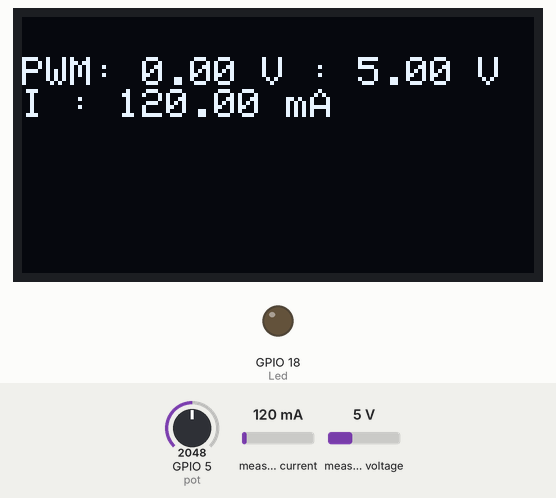
Bench run of a program on a simulated ESP32. Parts: 128×64 one-colour display, output pins drawn as LEDs (lit = HIGH). Inputs (shaded band) come from the test bench; at power-on: measured current 120 mA, GPIO 5 (pot) = 2048, measured voltage 5 V. WiFi joins after 1.5 s; servers stay silent unless stated; what the program prints to the serial monitor is not drawn.

Above: at 2.7 s.
2.8 s: measured current set to 40 mA
At 4.0 s:
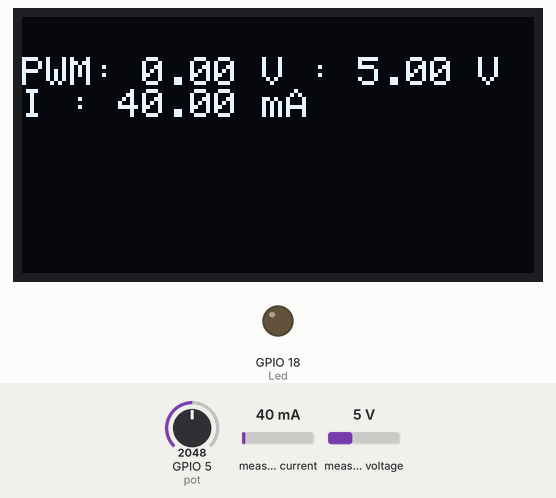
4.3 s: GPIO 5 (pot) set to 3960
5.8 s: GPIO 5 (pot) set to 4055
At 6.4 s:
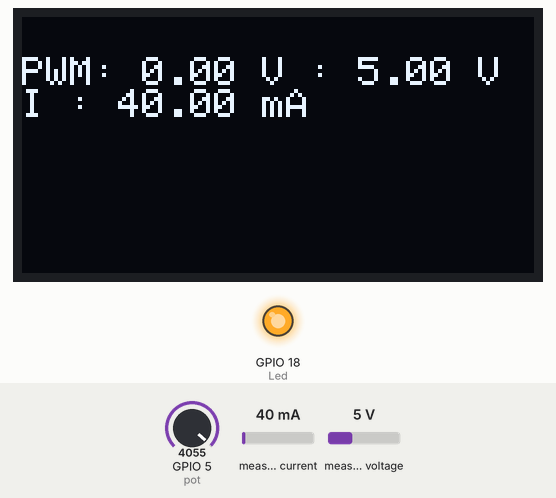
7.3 s: measured voltage set to 0.3 V
At 8.2 s:
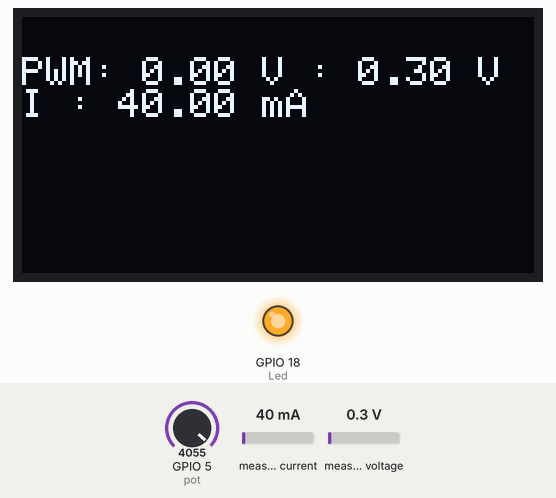
8.8 s: measured current set to 500 mA
At 9.9 s:
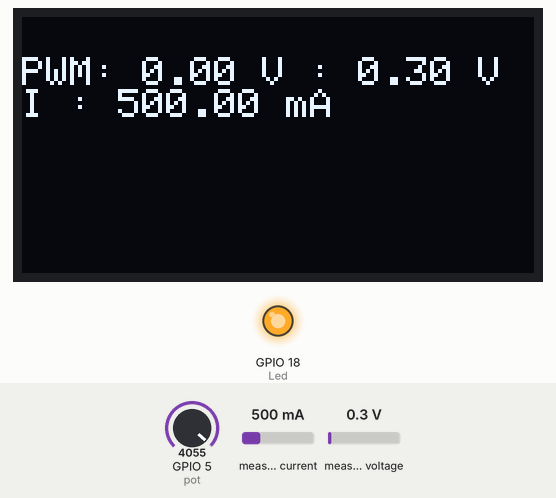
10.3 s: measured voltage set to 3.8 V
At 11.7 s:
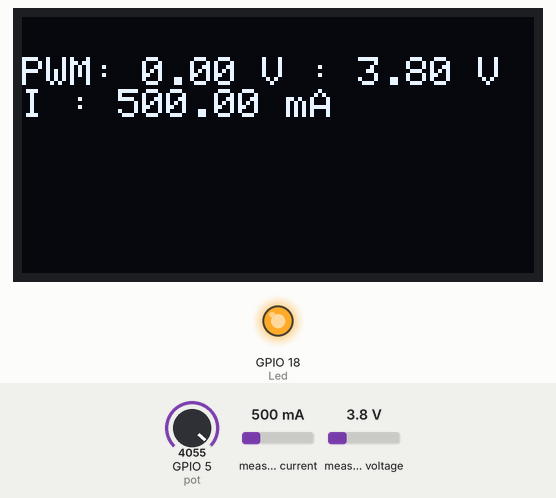
Timing chart, 0 to 12.8 s (numbered marks = the images above; inputs shaded):
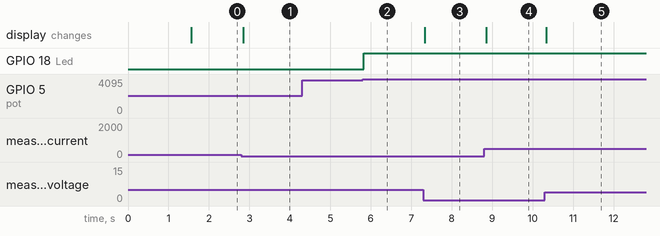

The program:

main.cpp
```cpp
#include <Arduino.h>
#include <WiFi.h>
#include <HTTPClient.h>
#include <Wire.h>
#include <Adafruit_INA219.h>
#include <Adafruit_GFX.h>
#include <Adafruit_SSD1306.h>

Adafruit_SSD1306 display(128, 64, &Wire, -1);
Adafruit_INA219 ina219;

const char* ssid = "NARUTO SEASON 7 JANUARY";
const char* password = "bapaknyadevfor";

String apiKey = "WOJ0EOBP3PLF5011";

const unsigned long intervalThingspeak = 20000;
unsigned long lastSend = 0;

const int pot = 5;
const int Led = 18;

void setup() {
  Serial.begin(115200);
  display.begin(SSD1306_SWITCHCAPVCC, 0x3C);
  pinMode(pot, INPUT);
  Wire.begin();
  ina219.begin();
  pinMode(Led, OUTPUT);
  Serial.print("Koneksi WiFi");
  WiFi.mode(WIFI_STA);
  WiFi.begin(ssid, password);
  while (WiFi.status() != WL_CONNECTED) {
    delay(500);
    Serial.print(".");
  }
  Serial.println("\nWiFi Terhubung!");
}

void loop() {
  const int potValue = analogRead(pot);
  const int value = map(potValue, 0, 4095, 0, 100);
  float arus_mA = ina219.getCurrent_mA();
  float tegangan_V = ina219.getBusVoltage_V();

  digitalWrite(Led, potValue >= 4000 ? HIGH : LOW);
  display.clearDisplay();
  display.setTextSize(1);
  display.setTextColor(SSD1306_WHITE);
  display.setCursor(0, 10);
  display.printf("PWM: %.2f %", value);
  display.printf("V : %.2f V\n", tegangan_V);
  display.printf("I : %.2f mA\n", arus_mA);

  display.display();
  if (millis() - lastSend >= intervalThingspeak) {
    lastSend = millis();

    Serial.print("Arus: ");
    Serial.print(arus_mA);
    Serial.print(" mA | Tegangan: ");
    Serial.println(tegangan_V);

    HTTPClient http;
    String url = "http://api.thingspeak.com/update?api_key=" + apiKey +
                 "&field1=" + String(value) +
                "&field2=" + String(arus_mA) +
                 "&field3=" + String(tegangan_V);

    http.begin(url);
    int httpCode = http.GET();
    String respon = http.getString();
    http.end();

    if (httpCode == 200 && respon != "0") {
      Serial.println("Data terkirim ke ThingSpeak, entry ke-" + respon);
    } else {
      Serial.println("Gagal kirim ke ThingSpeak (kode " + String(httpCode) + ")");
    }
  }
}
```

Measured:
- the behaviour switches between 3999 and 4000 on GPIO 5 (pot) (found by bisection; images 1 and 2)
- after the input at 2.8 s, the display: changes after 0.05 s (image 1)
- after the input at 4.3 s, every drawn part: stays the same
- after the input at 5.8 s, GPIO 18 (Led): LOW → HIGH at once
- after the input at 7.3 s, the display: changes at once (image 3)
- after the input at 8.8 s, the display: changes after 0.05 s (image 4)
- after the input at 10.3 s, the display: changes at once (image 5)
